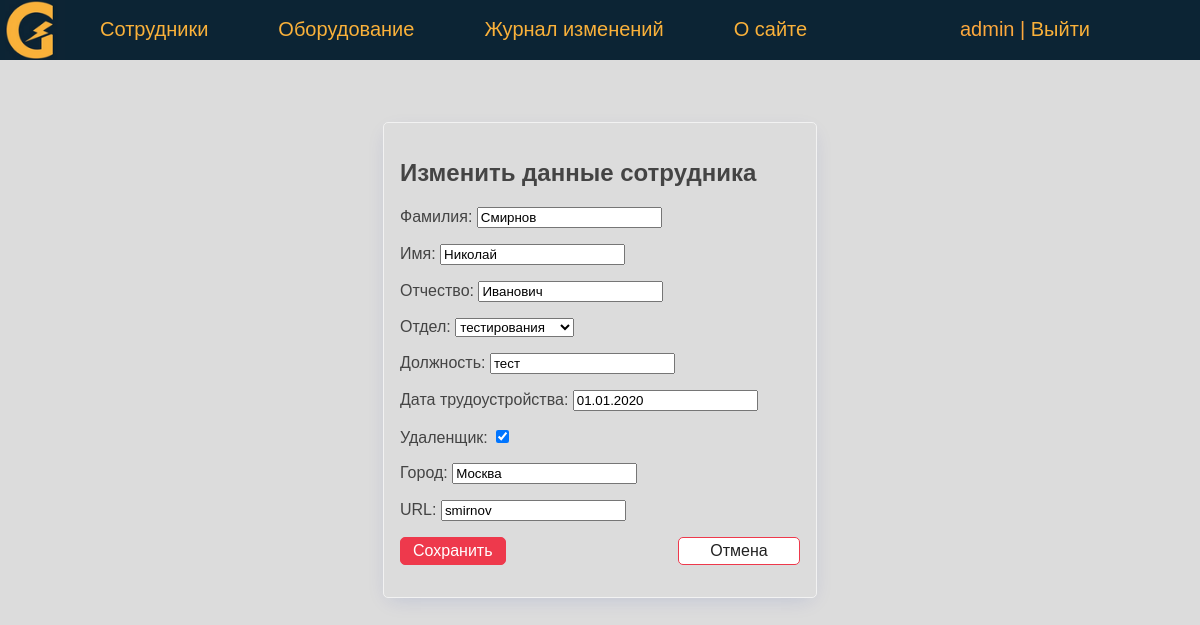
Page /person/2/update/ (signed in) on the earlier database version.
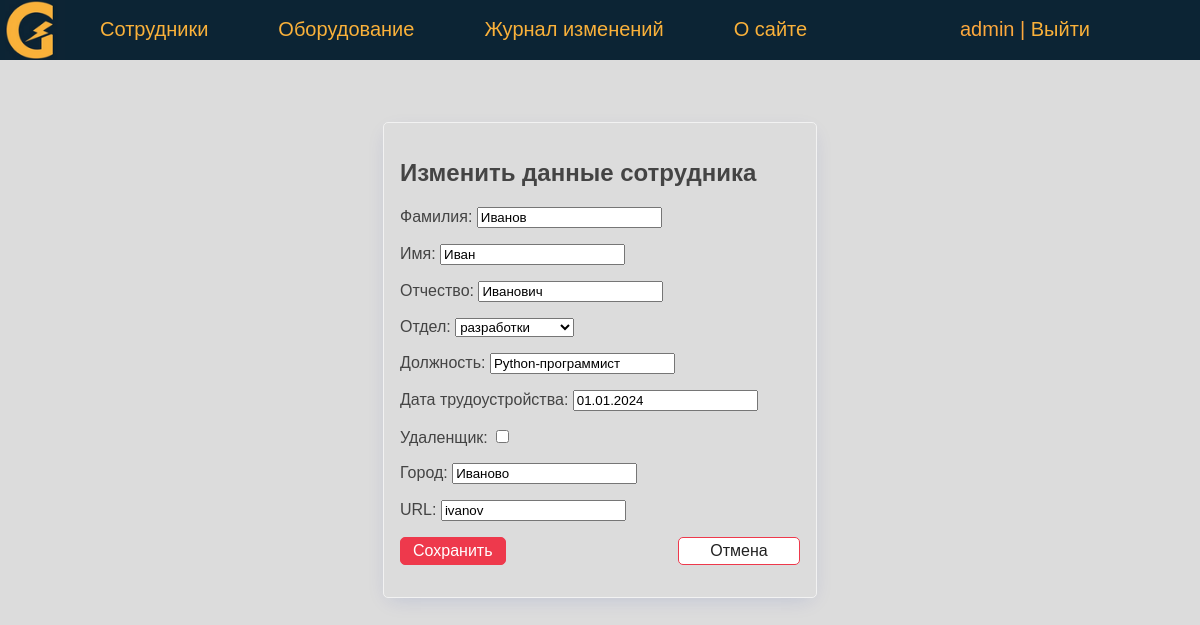
Same page on the later database version.
### eqlog/models.py (models this page shows, shortened)
class Person(models.Model):
    last_name = models.CharField(verbose_name='Фамилия', max_length=50)
    first_name = models.CharField(verbose_name='Имя', max_length=50)
    middle_name = models.CharField(verbose_name='Отчество', max_length=50)
    department = models.ForeignKey('Department', on_delete=models.PROTECT, verbose_name='Отдел', related_name='get_persons')
    job_title = models.CharField(verbose_name='Должность', max_length=50)
    jobing_at = models.DateField(verbose_name='Дата трудоустройства', default=date(2024, 1, 1))
    created_at = models.DateTimeField(verbose_name='Дата создания', auto_now_add=True)
    updated_at = models.DateTimeField(verbose_name='Дата изменения', auto_now=True)
    remote = models.BooleanField(verbose_name='Удаленщик', default=False)
    is_working = models.BooleanField(verbose_name='Работает', default=True)
    city = models.CharField(verbose_name='Город', max_length=50, default='Москва')
    slug = models.SlugField(verbose_name='URL', max_length=255, unique=True, db_index=True)
    user = models.ForeignKey(User, verbose_name='Пользователь', on_delete=models.DO_NOTHING, null=True)
    objects = models.Manager()
    def get_absolute_url(self):
        return reverse('person', kwargs={'pers_slug': self.slug})
    class Meta:
        verbose_name = 'Сотрудник'
        verbose_name_plural = 'Сотрудники'
        ordering = ['last_name', 'first_name']

### eqlog/views.py (the view)
# urls.py: path('person/<int:pk>/update/', UpdatePerson.as_view(), name='update_person'),
class UpdatePerson(LoginRequiredMixin, DataMixin, UpdateView):
    model = Person
    form_class = AddPersonForm
    template_name = 'eqlog/update_person.html'
    context_object_name = 'ps'
    def get_context_data(self, **kwargs):
        context = super().get_context_data(**kwargs)
        c_def = self.get_user_context(title='Изменить данные сотрудника')
        return {**context, **c_def}

### eqlog/forms.py (shortened to what this page needs)
class AddPersonForm(forms.ModelForm):
    class Meta:
        model = Person
        fields = ['last_name', 'first_name', 'middle_name', 'department', 'job_title', 'jobing_at', 'remote', 'city',
                  'slug']

### eqlog/models.py (called while the page is built)
    def __str__(self):
        return self.name

### eqlog/utils.py (called while the page is built)
    def get_user_context(self, **kwargs):
        context = kwargs
        context['menu'] = menu
        return context

### eqlog/templates/eqlog/update_person.html (shortened to what this page needs)
{% extends 'eqlog/base.html' %}
{% block content %}
<div class="center">
    <form action="{% url 'update_person' ps.id %}" class="card" method="post" enctype="multipart/form-data">
        <h2> {{ title }} </h2>
        {{ form.as_p }}
        <p class="form-buttons">
            <input type="submit" class="btn btn-primary" value="Сохранить">
            <a href="{{ ps.get_absolute_url }}" class="btn btn-outline">Отмена</a>
        </p>
    </form>
</div>
{% endblock %}

### eqlog/templates/eqlog/base.html (shortened to what this page needs)
<!DOCTYPE html>
{% load static %}
<html>
<head>
    <link type="text/css" href="/static/eqlog/css/styles.css" rel="stylesheet" />
</head>
<body bgcolor="#DCDCDC">
    {% block mainmenu %}
    <header class="header">
    <ul id="mainmenu" class="mainmenu">
        <li class="logo">
            <a href="{% url 'home' %}"><div class="logo"></div></a>
        </li>
        {% for m in menu %}
            <li><a href="{% url m.url_name %}"> {{ m.title }} </a></li>
        {% endfor %}
        <li class="last">
            {% if request.user.is_authenticated %}
                <li class="last"> {{user.username}} | <a href="{% url 'logout' %}">Выйти</a> </li>
            {% else %}
                <li class="last"><a href="{% url 'login' %}">Войти</a> </li>
            {% endif %}
        </li>
    </ul>
    </header>
    {% endblock mainmenu %}
    <main>
        {% block content %}
        {% endblock content %}
    </main>
</body>
</html>

Differences in the rows shown:
changed Person "Иванович": last_name "Смирнов" → "Иванов"; first_name "Николай" → "Иван"; department "тестирования" → "разработки"; job_title "тест" → "Python-программист"; jobing_at "01.01.2020" → "01.01.2024"; remote "☑" → "☐"; city "Москва" → "Иваново"; slug "smirnov" → "ivanov"
